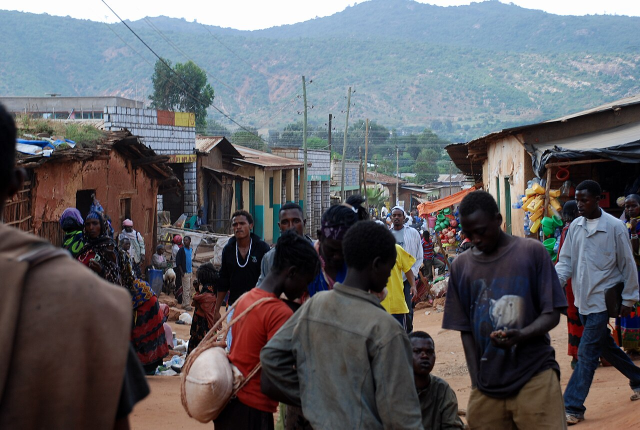
#> input picture backend/samples/busy-street-scene-in-yabelo-ethiopia-2011-jpg.jpg, 1280 x 859 px (shown at 1/2 size)
$ python -i preprocessing.py   (imports and definitions only)
#> lines starting #> are read from the running program, lines starting #| are printed output that depends on the picture
import cv2
import numpy as np
from PIL import Image
from typing import Tuple, Optional


def resize_image(image: np.ndarray, max_dim: int = 1280) -> np.ndarray:
    """Resize image maintaining aspect ratio so max dimension <= max_dim."""
#> called with max_dim = 1280
    h, w = image.shape[:2]
#> h = 859; w = 1280
    if max(h, w) <= max_dim:
        return image
    scale = max_dim / max(h, w)
    new_w, new_h = int(w * scale), int(h * scale)
    return cv2.resize(image, (new_w, new_h), interpolation=cv2.INTER_AREA)


def normalize_image(image: np.ndarray) -> np.ndarray:
    """Normalize pixel values to [0, 1] range."""
    return image.astype(np.float32) / 255.0


def denormalize_image(image: np.ndarray) -> np.ndarray:
    """Convert normalized [0, 1] image back to [0, 255] uint8."""
    return np.clip(image * 255, 0, 255).astype(np.uint8)


def adjust_contrast(image: np.ndarray, alpha: float = 1.2, beta: int = 10) -> np.ndarray:
    """Adjust contrast and brightness. alpha > 1 increases contrast."""
    return cv2.convertScaleAbs(image, alpha=alpha, beta=beta)


def enhance_image(image: np.ndarray) -> np.ndarray:
    """Apply CLAHE for local contrast enhancement."""
    lab = cv2.cvtColor(image, cv2.COLOR_RGB2LAB)
#> lab: shape (859, 1280, 3); mean of channels 0, 1, 2 102.1, 130, 126.1
    l, a, b = cv2.split(lab)
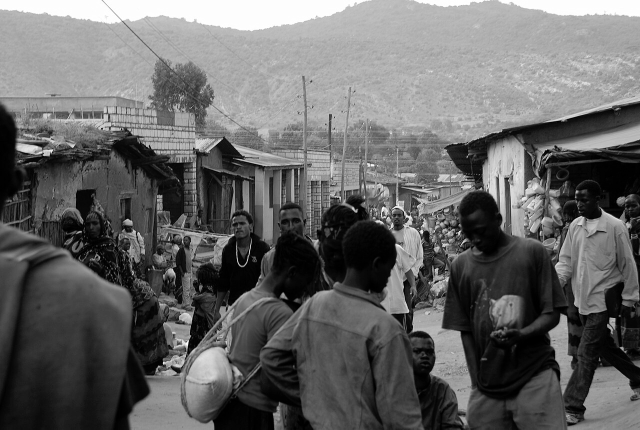
#> l: shape (859, 1280) (shown at 1/2 size); min 0, max 255, mean 102.1
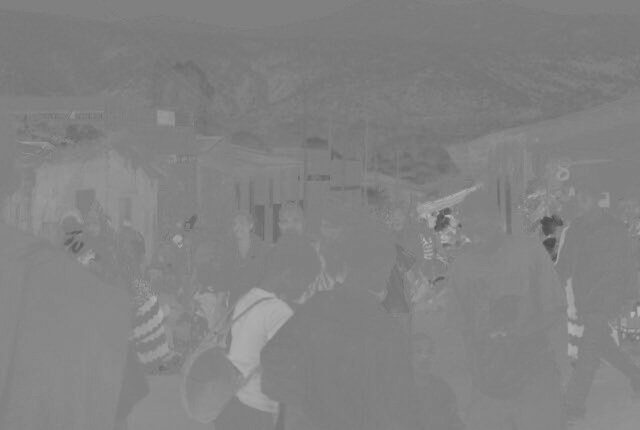
#> a: shape (859, 1280) (shown at 1/2 size); min 72, max 186, mean 130
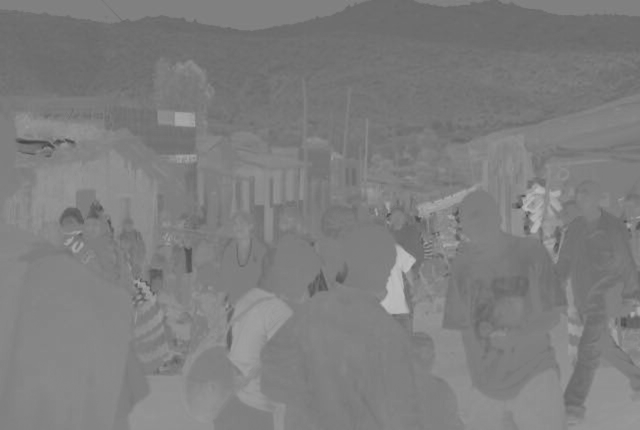
#> b: shape (859, 1280) (shown at 1/2 size); min 63, max 193, mean 126.1
    clahe = cv2.createCLAHE(clipLimit=2.0, tileGridSize=(8, 8))
    l = clahe.apply(l)
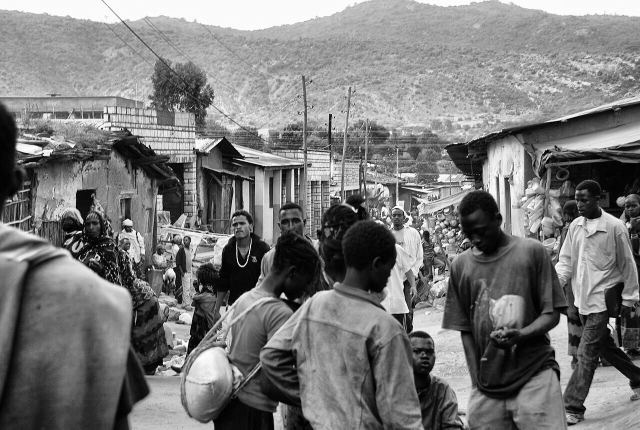
#> l: shape (859, 1280) (shown at 1/2 size); min 0, max 255, mean 121.9
    enhanced = cv2.merge([l, a, b])
#> enhanced: shape (859, 1280, 3); mean of channels 0, 1, 2 121.9, 130, 126.1
    return cv2.cvtColor(enhanced, cv2.COLOR_LAB2RGB)
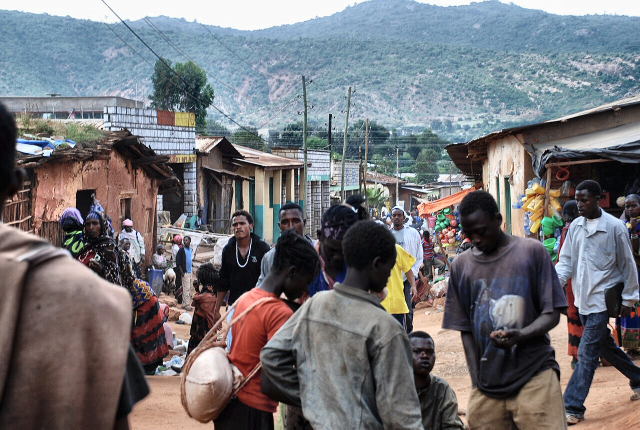
#> returned value: shape (859, 1280, 3) (shown at 1/2 size); mean R, G, B 116.1, 115.8, 120.2


def preprocess_pipeline(
    image: np.ndarray,
    max_dim: int = 1280,
    enhance: bool = True,
    normalize: bool = False
) -> np.ndarray:
    """Full preprocessing pipeline: resize -> enhance -> (normalize)."""
    image = resize_image(image, max_dim)
    if enhance:
        image = enhance_image(image)
    if normalize:
        image = normalize_image(image)
    return image


def pil_to_numpy(image: Image.Image) -> np.ndarray:
    """Convert PIL Image to RGB numpy array."""
    return np.array(image.convert("RGB"))


# [40 lines left out: functions to_rgb_channels, numpy_to_pil, prepare_for_inference, not called in this run]

>>> import cv2
>>> picture = cv2.cvtColor(cv2.imread('../samples/busy-street-scene-in-yabelo-ethiopia-2011-jpg.jpg'), cv2.COLOR_BGR2RGB)
>>> result = preprocess_pipeline(picture)

$ run again, on backend/samples/crowd-at-the-kenting-night-market-20100925-jpg.jpg
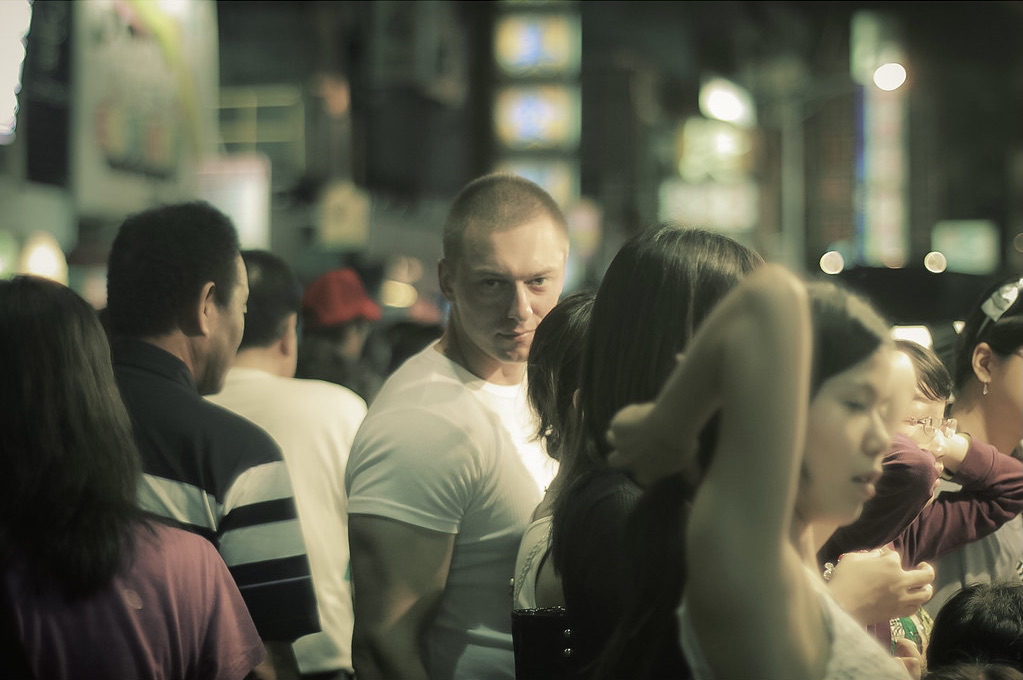
#> input picture backend/samples/crowd-at-the-kenting-night-market-20100925-jpg.jpg, 1023 x 680 px
#> lab: shape (680, 1023, 3); mean of channels 0, 1, 2 93.2, 124.9, 137.2
#> in enhance_image, `l, a, b = cv2.split(lab)`:
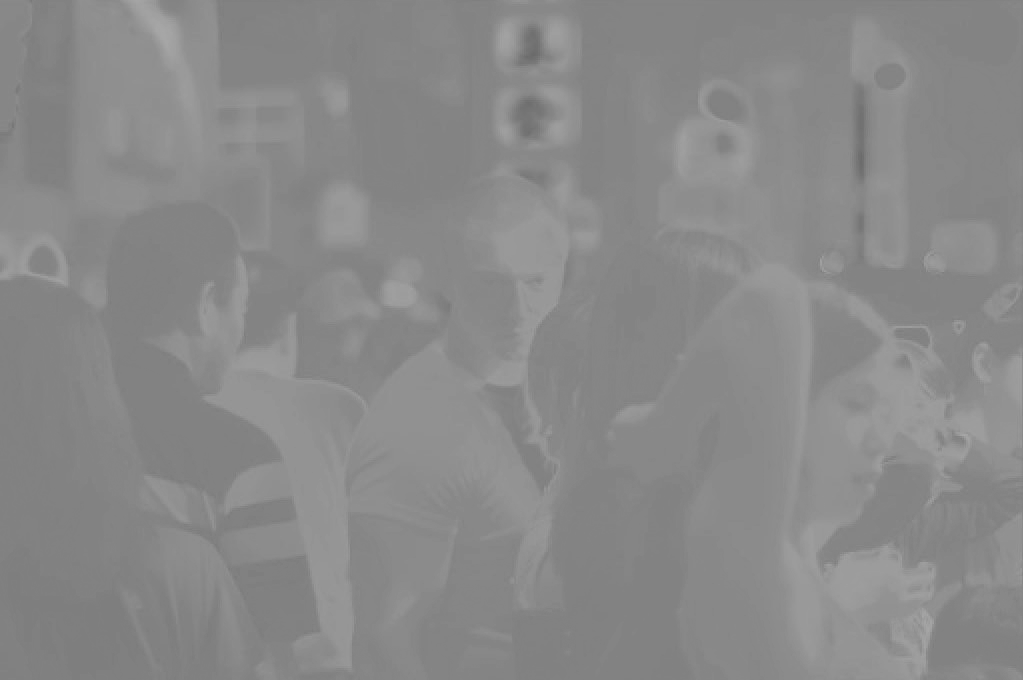
#> b: shape (680, 1023); min 106, max 169, mean 137.2
#> enhanced: shape (680, 1023, 3); mean of channels 0, 1, 2 102.9, 124.9, 137.2
#> in enhance_image, `return cv2.cvtColor(enhanced, cv2.COLOR_LAB2RGB)`:
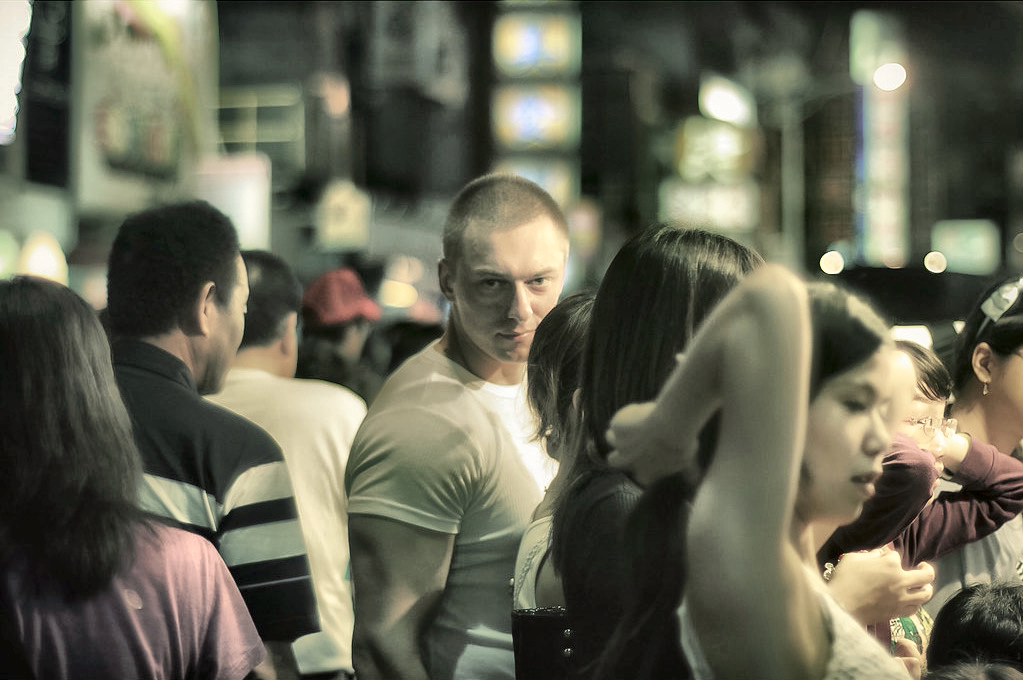
#> returned value: shape (680, 1023, 3); mean R, G, B 99.8, 99.7, 82.8
